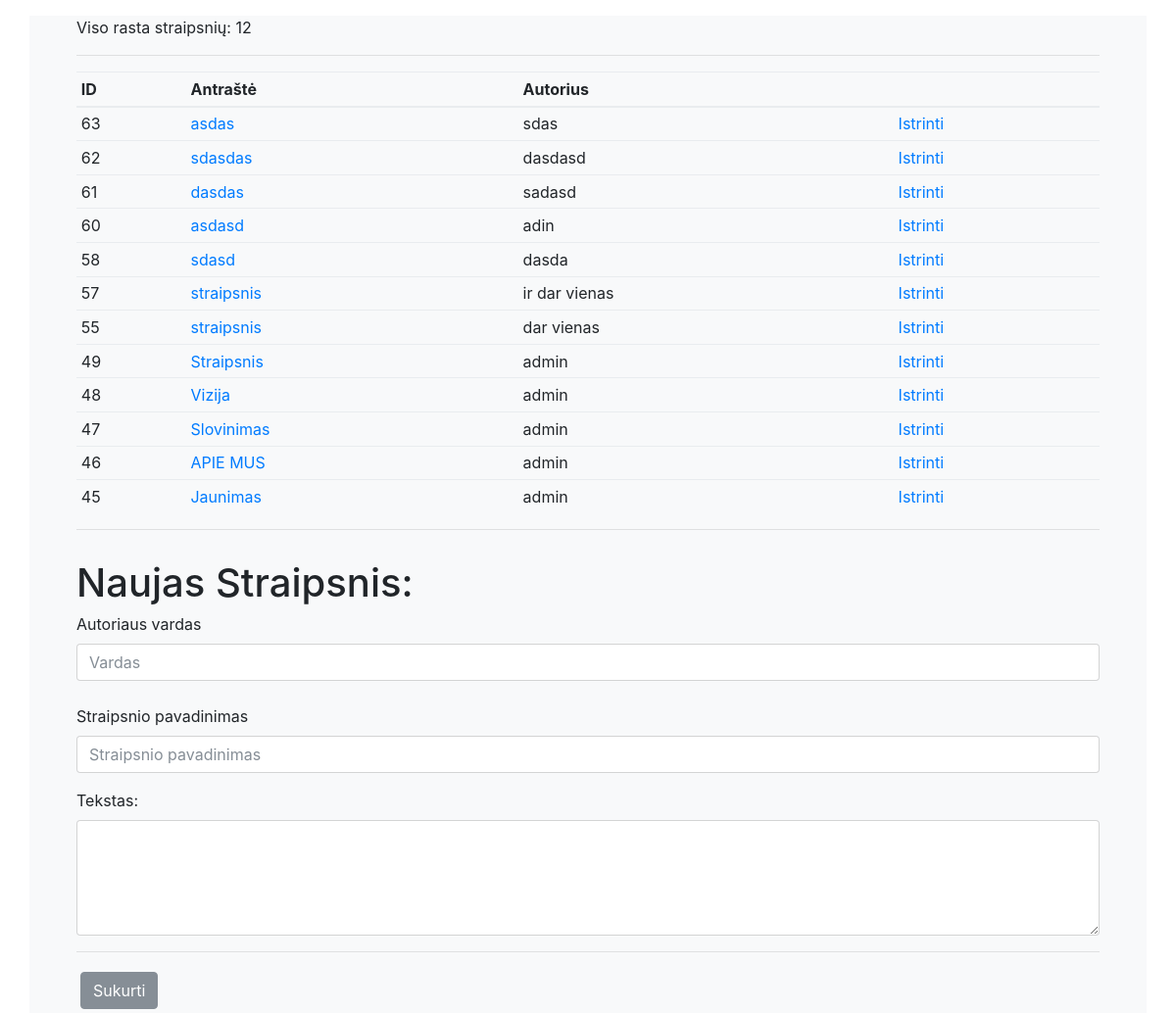
The page /ab-admin/index.php on the database its author committed.
### tables this page shows
CREATE TABLE `articles` (
  `id` int(11) NOT NULL,
  `date` datetime NOT NULL DEFAULT CURRENT_TIMESTAMP,
  `artclTitle` varchar(30) NOT NULL,
  `artclContent` text NOT NULL,
  `artclAuthor` varchar(30) NOT NULL
);

### straipsniaiDB.php (called while the page is built, shortened)
<?php
$connect = mysqli_connect(DB_HOST, DB_USER, DB_PASS, DB_NAME);
mysqli_set_charset($connect, 'utf8');
function getArticles($connect){
    $mano_sql = "SELECT * FROM articles order by id desc;";
    $result = mysqli_query($connect, $mano_sql);
    if($result){
        return $result;
    }else {
        echo "ivyko klaida: error!!! <br />" . mysqli_error($connect);
    }
}
$straipsniai = getArticles($connect);

### ab-admin/index.php (the view, shortened to what this page needs)
<?php require_once('../head.php'); ?>
</head>
<body class="admin">
    <div class="container bg-light px-5 mt-3">
<?php include_once('../straipsniaiDB.php');
    echo "<span>Viso rasta straipsnių: </span>" . mysqli_num_rows($straipsniai) . "<br /> <hr />";
        $straipsniai = getArticles($connect);?>
        <table class='table table-sm'>
            <thead class='thead-dark'>
                <tr>
                    <th scope='col'>ID</th>
                    <th scope='col'>Antraštė</th>
                    <th scope='col'>Autorius</th>
                    <th scope='col'></th>
                </tr>
            </thead>
        <?php foreach($straipsniai as $straipsnis){
            echo '<tr><td>' . $straipsnis["id"] . '</td><td><a href="/ab-admin/index.php">' . $straipsnis["artclTitle"] . '</a></td><td>' . $straipsnis["artclAuthor"].
            '</td><td><a href="/ab-admin/actions.php?action=delete-article&article=' . $straipsnis["id"] . '" >Istrinti</a></td></tr>'
        ;}?>
        </table>
        <hr />
        <form action="/ab-admin/actions.php?action=create-article" onsubmit="return validateForm()" method="post" name="straipsnio-siuntimas">
          <div class="form-group pt-3">
              <h1>Naujas Straipsnis:</h1>
            <label for="autvardas">Autoriaus vardas</label>
            <input type="text" class="form-control" name="autvardas"  placeholder="Vardas" required>
            <br />
            <label for="title">Straipsnio pavadinimas</label>
            <input type="text" class="form-control" name="title" placeholder="Straipsnio pavadinimas" required>
          </div>
          <div class="form-group">
            <label for="tekstas">Tekstas:</label>
            <textarea class="form-control" name="tekstas" rows="5" required></textarea>
          </div>
          <hr />
          <button type="submit" name="button" id="submit" class="m-1 btn btn-secondary">Sukurti</button>
      </form>
</body>
</html>

### head.php (shortened to what this page needs)
<!DOCTYPE html>
<html>
    <head>
        <link rel="stylesheet" href="/libs/bootstrap/css/bootstrap.min.css">
        <link href="/style/style.css" type="text/css" rel="stylesheet">
        <link href="/style/trumpesnis.css" type="text/css" rel="stylesheet">
    </head>

### style/style.css (style rules this page uses)
.admin { background-image: url("../pictures/mail.jpg"); }

### rows shown on the page
articles: id "63", artclTitle "asdas", artclAuthor "sdas"
articles: id "62", artclTitle "sdasdas", artclAuthor "dasdasd"
articles: id "61", artclTitle "dasdas", artclAuthor "sadasd"
articles: id "60", artclTitle "asdasd", artclAuthor "adin"
articles: id "58", artclTitle "sdasd", artclAuthor "dasda"
articles: id "57", artclTitle "straipsnis", artclAuthor "ir dar vienas"
articles: id "55", artclTitle "straipsnis", artclAuthor "dar vienas"
articles: id "49", artclTitle "Straipsnis", artclAuthor "admin"
articles: id "48", artclTitle "Vizija", artclAuthor "admin"
articles: id "47", artclTitle "Slovinimas", artclAuthor "admin"
articles: id "46", artclTitle "APIE MUS", artclAuthor "admin"
articles: id "45", artclTitle "Jaunimas", artclAuthor "admin"

### other values the page prints
mysqli_num_rows($straipsniai) "12"
